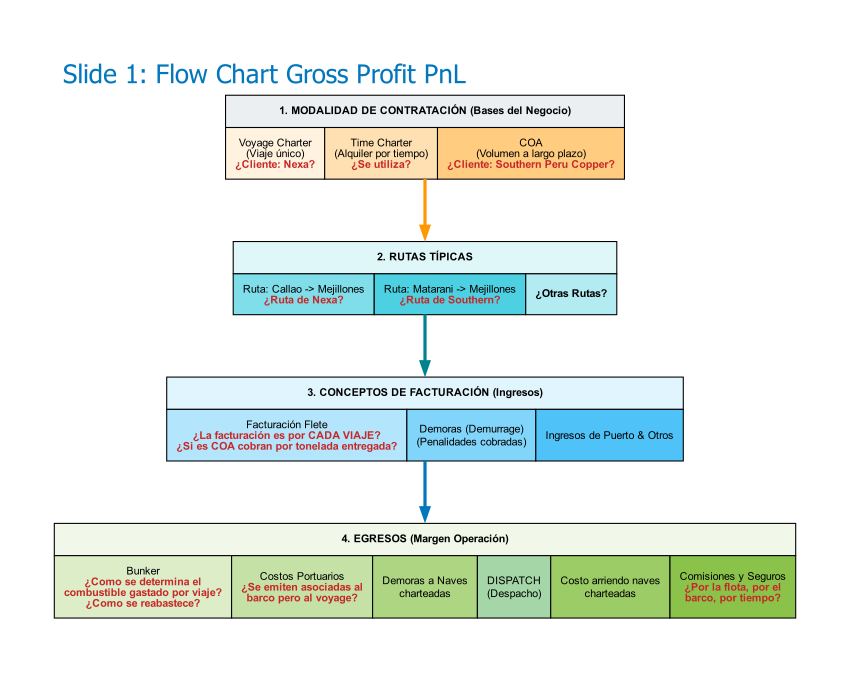

This figure's Python source:
import graphviz
import os

def generate_meeting_flowchart():
    base_name = "FLUJOGRAMA_Guia_Reunion_V6"
    output_filename = base_name
    
    print(f"Generando Flujograma Guia Reunion V6: {output_filename}.pdf")
    
    potential_paths = [
        r"C:\Program Files\Graphviz\bin",
        r"C:\Program Files (x86)\Graphviz\bin",
    ]
    for p in potential_paths:
        if os.path.exists(p) and p not in os.environ["PATH"]:
            os.environ["PATH"] += os.pathsep + p

    dot_code = """
    digraph MeetingFlow {
        rankdir=TB;
        splines=ortho;
        nodesep=0.5;
        ranksep=0.8;
        
        # Titulo
        labelloc="t";
        labeljust="l";
        label="Slide 1: Flow Chart Gross Profit PnL";
        fontsize=24;
        fontname="Arial-Bold";
        fontcolor="#0277BD";

        # Forzar una hoja vertical A4
        page="8.27,11.69";
        size="7.5,11";
        ratio="compress";
        
        node [shape=box, style="filled,rounded", fontname="Arial", fontsize=10, margin="0.2,0.1"];
        edge [fontname="Arial", fontsize=9];

        # ==========================================
        #  NIVEL 1: MODALIDAD DE CONTRATACIÓN
        # ==========================================
        Modalidad [label=<
            <TABLE BORDER="0" CELLBORDER="1" CELLSPACING="0" CELLPADDING="8">
                <TR><TD BGCOLOR="#ECEFF1" COLSPAN="3"><B>1. MODALIDAD DE CONTRATACIÓN (Bases del Negocio)</B></TD></TR>
                <TR>
                    <TD BGCOLOR="#FFF3E0">Voyage Charter<BR/>(Viaje único)<BR/><FONT COLOR="#C62828"><B>¿Cliente: Nexa?</B></FONT></TD>
                    <TD BGCOLOR="#FFE0B2">Time Charter<BR/>(Alquiler por tiempo)<BR/><FONT COLOR="#C62828"><B>¿Se utiliza?</B></FONT></TD>
                    <TD BGCOLOR="#FFCC80">COA<BR/>(Volumen a largo plazo)<BR/><FONT COLOR="#C62828"><B>¿Cliente: Southern Peru Copper?</B></FONT></TD>
                </TR>
            </TABLE>
        >, shape=none, margin=0];

        # ==========================================
        #  NIVEL 2: DESTINOS Y RUTAS
        # ==========================================
        Rutas [label=<
            <TABLE BORDER="0" CELLBORDER="1" CELLSPACING="0" CELLPADDING="8">
                <TR><TD BGCOLOR="#E0F7FA" COLSPAN="3"><B>2. RUTAS TÍPICAS</B></TD></TR>
                <TR>
                    <TD BGCOLOR="#80DEEA">Ruta: Callao -&gt; Mejillones<BR/><FONT COLOR="#C62828"><B>¿Ruta de Nexa?</B></FONT></TD>
                    <TD BGCOLOR="#4DD0E1">Ruta: Matarani -&gt; Mejillones<BR/><FONT COLOR="#C62828"><B>¿Ruta de Southern?</B></FONT></TD>
                    <TD BGCOLOR="#B2EBF2"><B>¿Otras Rutas?</B></TD>
                </TR>
            </TABLE>
        >, shape=none, margin=0];

        # ==========================================
        #  NIVEL 3: FACTURACIÓN / INGRESOS
        # ==========================================
        Ingresos [label=<
            <TABLE BORDER="0" CELLBORDER="1" CELLSPACING="0" CELLPADDING="8">
                <TR><TD BGCOLOR="#E1F5FE" COLSPAN="3"><B>3. CONCEPTOS DE FACTURACIÓN (Ingresos)</B></TD></TR>
                <TR>
                    <TD BGCOLOR="#B3E5FC">Facturación Flete<BR/><FONT COLOR="#C62828"><B>¿La facturación es por CADA VIAJE?</B></FONT><BR/><FONT COLOR="#C62828"><B>¿Si es COA cobran por tonelada entregada?</B></FONT></TD>
                    <TD BGCOLOR="#81D4FA">Demoras (Demurrage)<BR/>(Penalidades cobradas)</TD>
                    <TD BGCOLOR="#4FC3F7">Ingresos de Puerto &amp; Otros</TD>
                </TR>
            </TABLE>
        >, shape=none, margin=0];

        # ==========================================
        #  NIVEL 4: EGRESOS
        # ==========================================
        Egresos [label=<
            <TABLE BORDER="0" CELLBORDER="1" CELLSPACING="0" CELLPADDING="8">
                <TR><TD BGCOLOR="#F1F8E9" COLSPAN="6"><B>4. EGRESOS (Margen Operación)</B></TD></TR>
                <TR>
                    <TD BGCOLOR="#DCEDC8">Bunker<BR/><FONT COLOR="#C62828"><B>¿Como se determina el</B></FONT><BR/><FONT COLOR="#C62828"><B>combustible gastado por viaje?</B></FONT><BR/><FONT COLOR="#C62828"><B>¿Como se reabastece?</B></FONT></TD>
                    <TD BGCOLOR="#C5E1A5">Costos Portuarios<BR/><FONT COLOR="#C62828"><B>¿Se emiten asociadas al</B></FONT><BR/><FONT COLOR="#C62828"><B>barco pero al voyage?</B></FONT></TD>
                    <TD BGCOLOR="#AED581">Demoras a Naves<BR/>charteadas</TD>
                    <TD BGCOLOR="#A5D6A7">DISPATCH<BR/>(Despacho)</TD>
                    <TD BGCOLOR="#9CCC65">Costo arriendo naves<BR/>charteadas</TD>
                    <TD BGCOLOR="#8BC34A">Comisiones y Seguros<BR/><FONT COLOR="#C62828"><B>¿Por la flota, por el</B></FONT><BR/><FONT COLOR="#C62828"><B>barco, por tiempo?</B></FONT></TD>
                </TR>
            </TABLE>
        >, shape=none, margin=0];

        # --- CONEXIONES LOGICAS (Secuencia lineal vertical) ---
        Modalidad -> Rutas [color="#FF9800", penwidth=3];
        Rutas -> Ingresos [color="#00838F", penwidth=3];
        Ingresos -> Egresos [color="#0277BD", penwidth=3];
    }
    """
    
    try:
        src = graphviz.Source(dot_code)
        output_dir = os.path.dirname(os.path.abspath(__file__))
        file_path = src.render(filename=os.path.join(output_dir, output_filename), format='pdf', view=False, cleanup=True)
        print(f"Generado exitosamente: {os.path.abspath(file_path)}")
        
    except Exception as e:
        print(f"Error generando flujograma: {e}")

if __name__ == "__main__":
    generate_meeting_flowchart()
